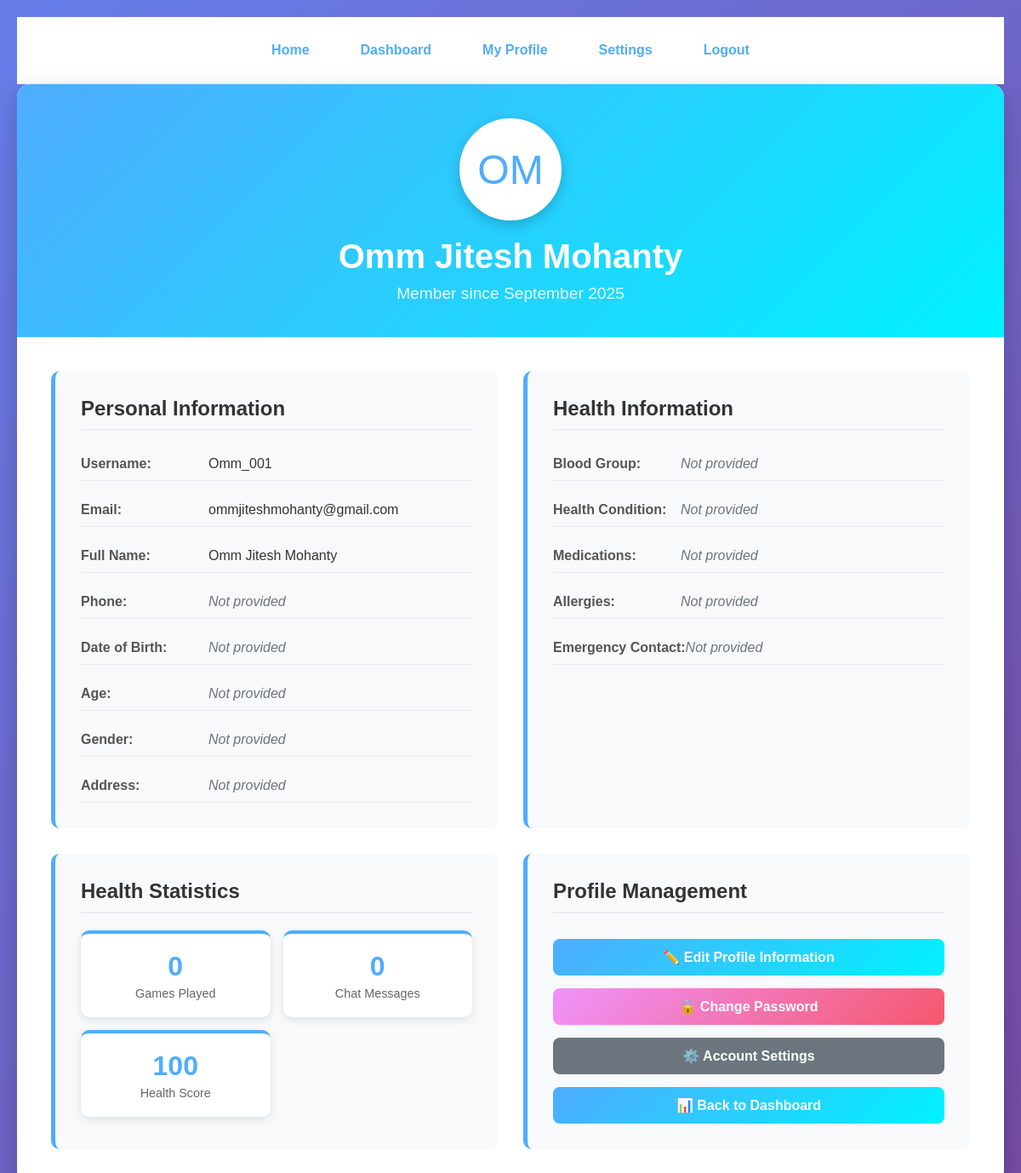
/profile/ (signed in), run on the app's committed database.
### sangibani/models.py (models this page shows, shortened)
class UserProfile(models.Model):
    user = models.OneToOneField(User, on_delete=models.CASCADE)
    phone = models.CharField(max_length=15, blank=True, null=True)
    date_of_birth = models.DateField(blank=True, null=True)
    age = models.IntegerField(blank=True, null=True)
    gender = models.CharField(max_length=20, blank=True, null=True, choices=[
        ('male', 'Male'),
        ('female', 'Female'),
        ('other', 'Other'),
        ('prefer_not_to_say', 'Prefer not to say'),
    ])
    health_condition = models.CharField(max_length=50, blank=True, null=True, choices=[
        ('none', 'None'),
        ('pregnancy', 'Pregnancy'),
        ('diabetes', 'Diabetes'),
        ('hypertension', 'Hypertension'),
        ('asthma', 'Asthma'),
        ('heart_disease', 'Heart Disease'),
        ('other', 'Other'),
    ])
    medications = models.TextField(blank=True, null=True)
    allergies = models.TextField(blank=True, null=True)
    blood_group = models.CharField(max_length=5, blank=True, null=True)
    emergency_contact = models.CharField(max_length=15, blank=True, null=True)
    address = models.TextField(blank=True, null=True)
    created_at = models.DateTimeField(auto_now_add=True)
    updated_at = models.DateTimeField(auto_now=True)

### sangibani/views.py (the view)
# urls.py: path('profile/', views.profile, name='profile'),
@login_required
def profile(request):
    user_profile, created = UserProfile.objects.get_or_create(user=request.user)
    if request.method == 'POST':
        form = UserProfileForm(request.POST, instance=user_profile)
        if form.is_valid():
            form.save()
            messages.success(request, 'Profile updated successfully!')
            return redirect('profile')
        else:
            messages.error(request, 'Please correct the errors below.')
    else:
        form = UserProfileForm(instance=user_profile)
    return render(request, 'profile.html', {
        'user': request.user,
        'profile': user_profile,
        'form': form
    })

### templates/profile.html (shortened to what this page needs)
<!DOCTYPE html>
<html lang="en">
<head>
</head>
<body>
    <div class="navigation">
        <div class="nav-links">
            <a href="{% url 'home' %}">Home</a>
            <a href="{% url 'dashboard' %}">Dashboard</a>
            <a href="{% url 'profile' %}">My Profile</a>
            <a href="{% url 'profile_settings' %}">Settings</a>
            <a href="{% url 'logout' %}">Logout</a>
        </div>
    </div>
    <div class="profile-container">
        <div class="profile-header">
            <div class="profile-avatar">
                {{ user.first_name|first|upper }}{{ user.last_name|first|upper }}
            </div>
            <h1>{{ user.get_full_name|default:user.username }}</h1>
            <p>Member since {{ user.date_joined|date:"F Y" }}</p>
        </div>
        <div class="profile-content">
            <div class="profile-section">
                <h2>Personal Information</h2>
                <div class="info-grid">
                    <div class="info-item">
                        <span class="info-label">Username:</span>
                        <span class="info-value">{{ user.username }}</span>
                    </div>
                    <div class="info-item">
                        <span class="info-label">Email:</span>
                        <span class="info-value">{{ user.email }}</span>
                    </div>
                    <div class="info-item">
                        <span class="info-label">Full Name:</span>
                        <span class="info-value">{{ user.get_full_name|default:"Not provided" }}</span>
                    </div>
                    <div class="info-item">
                        <span class="info-label">Phone:</span>
                        <span class="info-value {% if not profile.phone %}empty-value{% endif %}">
                            {{ profile.phone|default:"Not provided" }}
                        </span>
                    </div>
                    <div class="info-item">
                        <span class="info-label">Date of Birth:</span>
                        <span class="info-value {% if not profile.date_of_birth %}empty-value{% endif %}">
                            {{ profile.date_of_birth|date:"F d, Y"|default:"Not provided" }}
                        </span>
                    </div>
                    <div class="info-item">
                        <span class="info-label">Age:</span>
                        <span class="info-value {% if not profile.age %}empty-value{% endif %}">
                            {{ profile.age|default:"Not provided" }}
                        </span>
                    </div>
                    <div class="info-item">
                        <span class="info-label">Gender:</span>
                        <span class="info-value {% if not profile.gender %}empty-value{% endif %}">
                            {{ profile.get_gender_display|default:"Not provided" }}
                        </span>
                    </div>
                    <div class="info-item">
                        <span class="info-label">Address:</span>
                        <span class="info-value {% if not profile.address %}empty-value{% endif %}">
                            {{ profile.address|default:"Not provided"|linebreaks }}
                        </span>
                    </div>
                </div>
            </div>
            <div class="profile-section">
                <h2>Health Information</h2>
                <div class="info-grid">
                    <div class="info-item">
                        <span class="info-label">Blood Group:</span>
                        <span class="info-value {% if not profile.blood_group %}empty-value{% endif %}">
                            {{ profile.blood_group|default:"Not provided" }}
                        </span>
                    </div>
                    <div class="info-item">
                        <span class="info-label">Health Condition:</span>
                        <span class="info-value {% if not profile.health_condition %}empty-value{% endif %}">
                            {{ profile.get_health_condition_display|default:"Not provided" }}
                        </span>
                    </div>
                    <div class="info-item">
                        <span class="info-label">Medications:</span>
                        <span class="info-value {% if not profile.medications %}empty-value{% endif %}">
                            {{ profile.medications|default:"Not provided"|linebreaks }}
                        </span>
                    </div>
                    <div class="info-item">
                        <span class="info-label">Allergies:</span>
                        <span class="info-value {% if not profile.allergies %}empty-value{% endif %}">
                            {{ profile.allergies|default:"Not provided"|linebreaks }}
                        </span>
                    </div>
                    <div class="info-item">
                        <span class="info-label">Emergency Contact:</span>
                        <span class="info-value {% if not profile.emergency_contact %}empty-value{% endif %}">
                            {{ profile.emergency_contact|default:"Not provided" }}
                        </span>
                    </div>
                </div>
            </div>
            <div class="profile-section">
                <h2>Health Statistics</h2>
                <div class="health-stats">
                    <div class="stat-card">
                        <div class="stat-number">0</div>
                        <div class="stat-label">Games Played</div>
                    </div>
                    <div class="stat-card">
                        <div class="stat-number">0</div>
                        <div class="stat-label">Chat Messages</div>
                    </div>
                    <div class="stat-card">
                        <div class="stat-number">100</div>
                        <div class="stat-label">Health Score</div>
                    </div>
                </div>
            </div>
            <div class="profile-section">
                <h2>Profile Management</h2>
                <div class="action-buttons">
                    <a href="{% url 'edit_profile' %}" class="btn btn-primary">
                        ✏️ Edit Profile Information
                    </a>
                    <a href="{% url 'change_password' %}" class="btn btn-warning">
                        🔒 Change Password
                    </a>
                    <a href="{% url 'profile_settings' %}" class="btn btn-secondary">
                        ⚙️ Account Settings
                    </a>
                    <a href="{% url 'dashboard' %}" class="btn btn-primary">
                        📊 Back to Dashboard
                    </a>
                </div>
            </div>
        </div>
    </div>
</body>
</html>

### templates/profile.html (style rules this page uses)
* { margin: 0; padding: 0; box-sizing: border-box; }
body { font-family: 'Arial', sans-serif; background: linear-gradient(135deg, #667eea 0%, #764ba2 100%); min-height: 100vh; padding: 20px; }
.profile-container { max-width: 1200px; margin: 0 auto; background: white; border-radius: 15px; box-shadow: 0 10px 30px rgba(0, 0, 0, 0.2); overflow: hidden; }
.profile-header { background: linear-gradient(135deg, #4facfe 0%, #00f2fe 100%); color: white; padding: 40px; text-align: center; position: relative; }
.profile-avatar { width: 120px; height: 120px; background: white; border-radius: 50%; margin: 0 auto 20px; display: flex; align-items: center; justify-content: center; font-size: 48px; color: #4facfe; border: 5px solid white; box-shadow: 0 5px 15px rgba(0, 0, 0, 0.2); }
.profile-header h1 { font-size: 2.5em; margin-bottom: 10px; }
.profile-header p { font-size: 1.2em; opacity: 0.9; }
.profile-content { display: grid; grid-template-columns: 1fr 1fr; gap: 30px; padding: 40px; }
.profile-section { background: #f8f9fa; padding: 30px; border-radius: 10px; border-left: 5px solid #4facfe; }
.profile-section h2 { color: #333; margin-bottom: 20px; font-size: 1.5em; border-bottom: 2px solid #e9ecef; padding-bottom: 10px; }
.info-grid { display: grid; gap: 15px; }
.info-item { display: flex; justify-content: between; border-bottom: 1px solid #e9ecef; padding: 10px 0; }
.info-label { font-weight: bold; color: #555; min-width: 150px; }
.info-value { color: #333; flex: 1; }
.empty-value { color: #6c757d; font-style: italic; }
.action-buttons { display: grid; gap: 15px; margin-top: 30px; }
.btn { padding: 12px 25px; border: none; border-radius: 8px; font-size: 16px; font-weight: bold; cursor: pointer; text-decoration: none; text-align: center; transition: all 0.3s ease; display: inline-block; }
.btn-primary { background: linear-gradient(135deg, #4facfe 0%, #00f2fe 100%); color: white; }
.btn-warning { background: linear-gradient(135deg, #f093fb 0%, #f5576c 100%); color: white; }
.btn-secondary { background: #6c757d; color: white; }
.health-stats { display: grid; grid-template-columns: repeat(auto-fit, minmax(150px, 1fr)); gap: 15px; margin-top: 20px; }
.stat-card { background: white; padding: 20px; border-radius: 10px; text-align: center; box-shadow: 0 3px 10px rgba(0, 0, 0, 0.1); border-top: 4px solid #4facfe; }
.stat-number { font-size: 2em; font-weight: bold; color: #4facfe; margin-bottom: 5px; }
.stat-label { color: #666; font-size: 0.9em; }
.navigation { background: white; padding: 20px; border-bottom: 1px solid #e9ecef; }
.nav-links { display: flex; gap: 20px; justify-content: center; }
.nav-links a { text-decoration: none; color: #4facfe; font-weight: bold; padding: 10px 20px; border-radius: 5px; transition: all 0.3s ease; }

### data on the page
UserProfile: phone "Not provided", date_of_birth "Not provided", age "Not provided", gender "Not provided", address "Not provided", blood_group "Not provided", health_condition "Not provided", medications "Not provided", allergies "Not provided", emergency_contact "Not provided"

### other printed values
{{ user.first_name|first|upper }} "O"
{{ user.last_name|first|upper }} "M"
{{ user.get_full_name|default:user.username }} "Omm Jitesh Mohanty"
{{ user.date_joined|date:"F Y" }} "September 2025"
{{ user.username }} "Omm_001"
{{ user.email }} "ommjiteshmohanty@gmail.com"
{{ user.get_full_name|default:"Not provided" }} "Omm Jitesh Mohanty"
